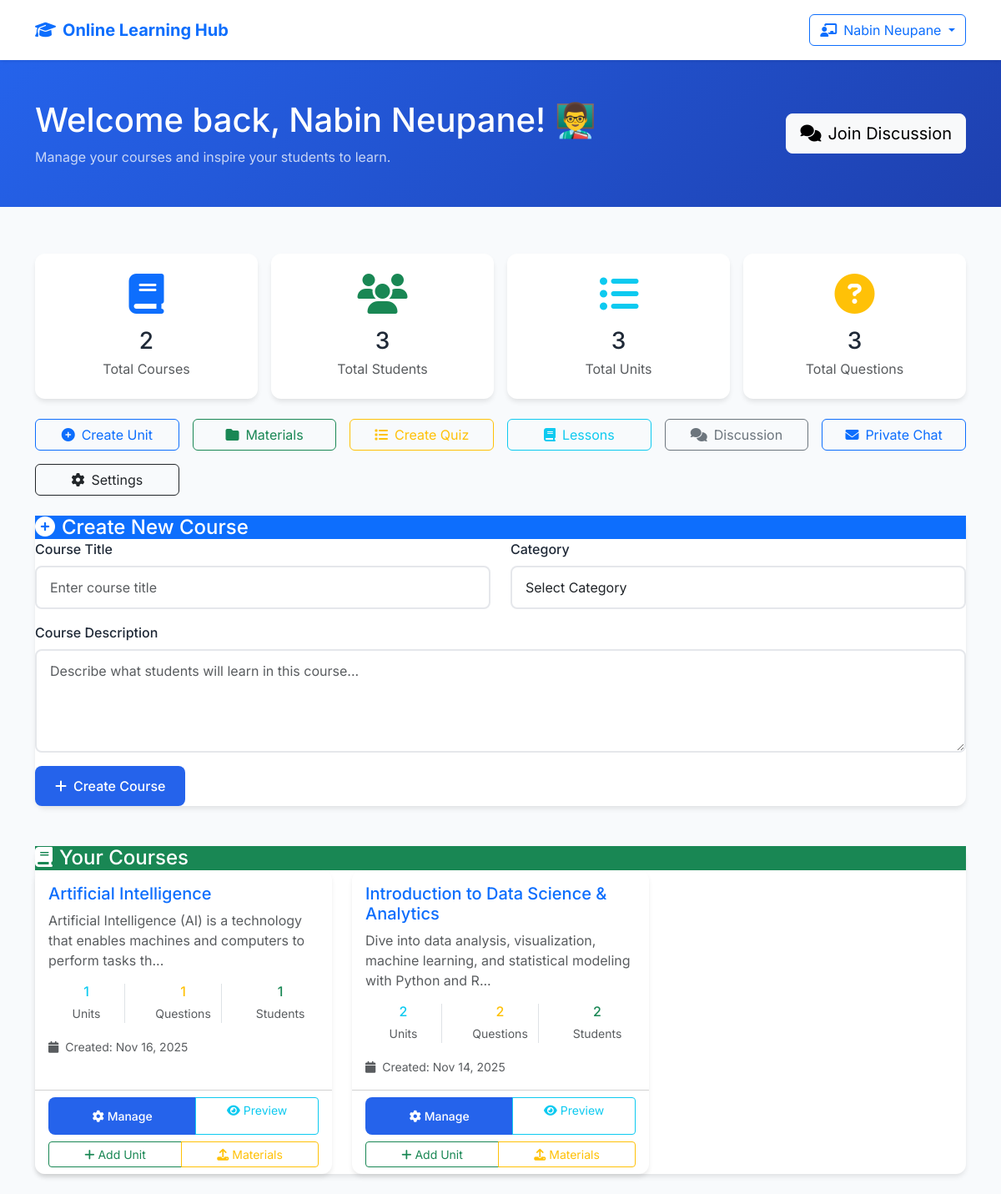
Page /Instructor/instructor_dashboard.php (signed in) on the committed database.
### tables this page shows
CREATE TABLE `courses` (
  `course_id` int(11) NOT NULL,
  `instructor_id` int(11) NOT NULL,
  `category_id` int(11) DEFAULT NULL,
  `title` varchar(200) NOT NULL,
  `description` text DEFAULT NULL,
  `short_description` varchar(500) DEFAULT NULL,
  `thumbnail` varchar(255) DEFAULT NULL,
  `price` decimal(10,2) DEFAULT 0.00,
  `duration_hours` int(11) DEFAULT NULL,
  `difficulty_level` enum('beginner','intermediate','advanced') DEFAULT 'beginner',
  `status` enum('draft','published','archived') DEFAULT 'draft',
  `featured` tinyint(1) DEFAULT 0,
  `created_at` timestamp NOT NULL DEFAULT current_timestamp(),
  `updated_at` timestamp NOT NULL DEFAULT current_timestamp() ON UPDATE current_timestamp()
);

### Instructor/instructor_dashboard.php (the view, shortened to what this page needs)
<?php
$db = getDB();
$instructor_id = (int) $_SESSION['user_id'];
$instructor_name = $_SESSION['name'];
$uploadMessage = "";
$courses = [];
$stats = [
    'total_courses' => 0,
    'total_students' => 0,
    'total_units' => 0,
    'total_questions' => 0
];
try {
    $courses_stmt = $db->prepare("
        SELECT
            c.course_id as id,
            c.title,
            c.description,
            c.created_at,
            COUNT(DISTINCT cu.unit_id) as unit_count,
            COUNT(DISTINCT uq.question_id) as question_count,
            COUNT(DISTINCT e.student_id) as student_count
        FROM courses c
        LEFT JOIN course_units cu ON c.course_id = cu.course_id
        LEFT JOIN unit_questions uq ON cu.unit_id = uq.unit_id AND uq.is_active = 1
        LEFT JOIN enrollments e ON c.course_id = e.course_id AND e.status = 'active' or e.status = 'completed'
        WHERE c.instructor_id = ?
        GROUP BY c.course_id
        ORDER BY c.created_at DESC
    ");
    if (!$courses_stmt) {
        $uploadMessage .= " (Warning: Could not fetch courses - " . $db->error . ")";
    } else {
        $courses_stmt->bind_param("i", $instructor_id);
        $courses_stmt->execute();
        $result = $courses_stmt->get_result();
        while ($row = $result->fetch_assoc()) {
            $row['unit_count'] = (int)($row['unit_count'] ?? 0);
            $row['question_count'] = (int)($row['question_count'] ?? 0);
            $row['student_count'] = (int)($row['student_count'] ?? 0);
            $courses[] = $row;
            $stats['total_units'] += $row['unit_count'];
            $stats['total_questions'] += $row['question_count'];
            $stats['total_students'] += $row['student_count'];
        }
         $stats['total_courses'] = count($courses);
    }
} catch (Exception $e) {
    $uploadMessage .= " (Warning: Could not fetch courses - " . $e->getMessage() . ")";
}
?>
<!DOCTYPE html>
<html lang="en">
<head>
  <link href="https://cdn.jsdelivr.net/npm/bootstrap@5.3.3/dist/css/bootstrap.min.css" rel="stylesheet">
  <link rel="stylesheet" href="https://cdnjs.cloudflare.com/ajax/libs/font-awesome/6.5.0/css/all.min.css">
</head>
<body>
  <nav class="navbar navbar-expand-lg navbar-custom">
    <div class="container">
      <a class="navbar-brand fw-bold text-primary" href="../index.php">
        <i class="fas fa-graduation-cap me-2"></i>Online Learning Hub
      </a>
      <div class="d-flex align-items-center">
        <div class="dropdown">
          <button class="btn btn-outline-primary dropdown-toggle" type="button" data-bs-toggle="dropdown">
            <i class="fas fa-chalkboard-teacher me-2"></i><?php echo htmlspecialchars($instructor_name); ?>
          </button>
        </div>
      </div>
    </div>
  </nav>
  <div class="welcome-section">
    <div class="container">
      <div class="row align-items-center">
        <div class="col-md-8">
          <h1 class="mb-2">Welcome back, <?php echo htmlspecialchars($instructor_name); ?>! 👨‍🏫</h1>
          <p class="mb-0 opacity-75">Manage your courses and inspire your students to learn.</p>
        </div>
        <div class="col-md-4 text-md-end">
          <a href="../portal1.php" class="btn btn-light btn-lg">
            <i class="fas fa-comments me-2"></i>Join Discussion
          </a>
        </div>
      </div>
    </div>
  </div>
  <div class="container py-4">
    <div class="row g-3 mb-4">
      <div class="col-lg-3 col-md-6">
        <div class="dashboard-card text-center p-4">
          <i class="fas fa-book fa-3x text-primary mb-3"></i>
          <h3 class="mb-1"><?php echo $stats['total_courses']; ?></h3>
          <p class="text-muted mb-0">Total Courses</p>
        </div>
      </div>
      <div class="col-lg-3 col-md-6">
        <div class="dashboard-card text-center p-4">
          <i class="fas fa-users fa-3x text-success mb-3"></i>
          <h3 class="mb-1"><?php echo $stats['total_students']; ?></h3>
          <p class="text-muted mb-0">Total Students</p>
        </div>
      </div>
      <div class="col-lg-3 col-md-6">
        <div class="dashboard-card text-center p-4">
          <i class="fas fa-list-ul fa-3x text-info mb-3"></i>
          <h3 class="mb-1"><?php echo $stats['total_units']; ?></h3>
          <p class="text-muted mb-0">Total Units</p>
        </div>
      </div>
      <div class="col-lg-3 col-md-6">
        <div class="dashboard-card text-center p-4">
          <i class="fas fa-question-circle fa-3x text-warning mb-3"></i>
          <h3 class="mb-1"><?php echo $stats['total_questions']; ?></h3>
          <p class="text-muted mb-0">Total Questions</p>
        </div>
      </div>
    </div>
    <div class="row g-3 mb-4">
      <div class="col-md-2">
        <a href="create_unit.php" class="btn btn-outline-primary w-100">
          <i class="fas fa-plus-circle me-2"></i>Create Unit
        </a>
      </div>
      <div class="col-md-2">
        <a href="../Materials/upload_material.php" class="btn btn-outline-success w-100">
          <i class="fas fa-folder me-2"></i>Materials
        </a>
      </div>
      <div class="col-md-2">
        <a href="../Quiz/create_quiz.php" class="btn btn-outline-warning w-100">
          <i class="fas fa-list me-2"></i>Create Quiz
        </a>
      </div>
      <div class="col-md-2">
        <a href="../CRUD/create_lesson.php" class="btn btn-outline-info w-100">
          <i class="fas fa-book me-2"></i>Lessons
        </a>
      </div>
      <div class="col-md-2">
        <a href="../portal1.php" class="btn btn-outline-secondary w-100">
          <i class="fas fa-comments me-2"></i>Discussion
        </a>
      </div>
      <div class="col-md-2">
        <a href="messages.php" class="btn btn-outline-primary w-100">
          <i class="fas fa-envelope me-2"></i>Private Chat
        </a>
      </div>
      <div class="col-md-2">
        <a href="../settings.php" class="btn btn-outline-dark w-100">
          <i class="fas fa-cog me-2"></i>Settings
        </a>
      </div>
    </div>
    <div class="dashboard-card mb-5">
      <div class="card-header bg-primary text-white">
        <h4 class="mb-0"><i class="fas fa-plus-circle me-2"></i>Create New Course</h4>
      </div>
      <div class="card-body">
        <form method="POST">
          <div class="row">
            <div class="col-md-6">
              <div class="mb-3">
                <label for="title" class="form-label fw-medium">Course Title</label>
                <input type="text" class="form-control" id="title" name="title"
                       placeholder="Enter course title" required>
              </div>
            </div>
            <div class="col-md-6">
              <div class="mb-3">
                <label for="category" class="form-label fw-medium">Category</label>
                <select class="form-control" id="category" name="category">
                  <option value="">Select Category</option>
                </select>
              </div>
            </div>
          </div>
          <div class="mb-3">
            <label for="description" class="form-label fw-medium">Course Description</label>
            <textarea class="form-control" id="description" name="description" rows="4"
                      placeholder="Describe what students will learn in this course..."></textarea>
          </div>
          <button type="submit" class="btn btn-primary">
            <i class="fas fa-plus me-2"></i>Create Course
          </button>
        </form>
      </div>
    </div>
    <div class="dashboard-card">
      <div class="card-header bg-success text-white">
        <h4 class="mb-0"><i class="fas fa-book me-2"></i>Your Courses</h4>
      </div>
      <div class="card-body">
        <?php if (!empty($courses)): ?>
          <div class="row g-4">
            <?php foreach ($courses as $course): ?>
              <div class="col-lg-4 col-md-6">
                <div class="card h-100 dashboard-card">
                  <div class="card-body">
                    <h5 class="card-title text-primary"><?php echo htmlspecialchars($course['title']); ?></h5>
                    <p class="card-text text-muted"><?php echo htmlspecialchars(substr($course['description'] ?? '', 0, 100)); ?>...</p>
                    <div class="row text-center mt-3 mb-3">
                      <div class="col-4">
                        <div class="border-end">
                          <div class="h6 text-info mb-1"><?php echo $course['unit_count']; ?></div>
                          <small class="text-muted">Units</small>
                        </div>
                      </div>
                      <div class="col-4">
                        <div class="border-end">
                          <div class="h6 text-warning mb-1"><?php echo $course['question_count']; ?></div>
                          <small class="text-muted">Questions</small>
                        </div>
                      </div>
                      <div class="col-4">
                        <div class="h6 text-success mb-1"><?php echo $course['student_count']; ?></div>
                        <small class="text-muted">Students</small>
                      </div>
                    </div>
                    <small class="text-muted">
                      <i class="fas fa-calendar me-1"></i>
                      Created: <?php echo date('M j, Y', strtotime($course['created_at'] ?? 'now')); ?>
                    </small>
                  </div>
                  <div class="card-footer bg-transparent">
                    <div class="d-grid gap-2">
                      <div class="btn-group" role="group">
                        <a href="viewcourse.php?course_id=<?php echo $course['id']; ?>"
                           class="btn btn-primary btn-sm">
                          <i class="fas fa-cog me-1"></i>Manage
                        </a>
                        <a href="preview_course.php?course_id=<?php echo $course['id']; ?>"
                           class="btn btn-outline-info btn-sm">
                          <i class="fas fa-eye me-1"></i>Preview
                        </a>
                      </div>
                      <div class="btn-group" role="group">
                        <a href="create_unit.php?course_id=<?php echo $course['id']; ?>"
                           class="btn btn-outline-success btn-sm">
                          <i class="fas fa-plus me-1"></i>Add Unit
                        </a>
                        <a href="../Materials/upload_material.php?course_id=<?php echo $course['id']; ?>"
                           class="btn btn-outline-warning btn-sm">
                          <i class="fas fa-upload me-1"></i>Materials
                        </a>
                      </div>
                    </div>
                  </div>
                </div>
              </div>
            <?php endforeach; ?>
          </div>
        <?php endif; ?>
      </div>
    </div>
  </div>
</body>
</html>

### Instructor/instructor_dashboard.php (style rules this page uses)
:root { --primary-color: #2563eb; --secondary-color: #1e40af; --success-color: #059669; --warning-color: #d97706; --danger-color: #dc2626; --dark-color: #1f2937; --light-color: #f8fafc; --text-primary: #1f2937; --text-secondary: #6b7280; --border-color: #e5e7eb; }
body { font-family: 'Inter', -apple-system, BlinkMacSystemFont, sans-serif; background-color: var(--light-color); color: var(--text-primary); }
.navbar-custom { background: white; box-shadow: 0 2px 4px -1px rgba(0, 0, 0, 0.1); padding: 1rem 0; }
.dashboard-card { background: white; border-radius: 12px; box-shadow: 0 4px 6px -1px rgba(0, 0, 0, 0.1); border: none; transition: all 0.3s ease; }
.btn-primary { background: var(--primary-color); border: none; border-radius: 8px; padding: 12px 24px; font-weight: 500; transition: all 0.3s ease; }
.form-control { border-radius: 8px; border: 2px solid var(--border-color); padding: 12px 16px; transition: all 0.3s ease; }
.welcome-section { background: linear-gradient(135deg, var(--primary-color) 0%, var(--secondary-color) 100%); color: white; padding: 3rem 0; margin-bottom: 2rem; }

### rows in the picture
courses: course_id "3", title "Introduction to Data Science & Analytics", description "Dive into data analysis, visualization, machine learning, and statistical modeling with Python and R", unit_count "2", question_count "2", student_count "2", created_at "Nov 14, 2025"
courses: title "Artificial Intelligence", description "Artificial Intelligence (AI) is a technology that enables machines and computers to perform tasks th", unit_count "1", question_count "1", student_count "1", created_at "Nov 16, 2025"

### other values in the picture
$instructor_name "Nabin Neupane"
$stats['total_courses'] "2"
